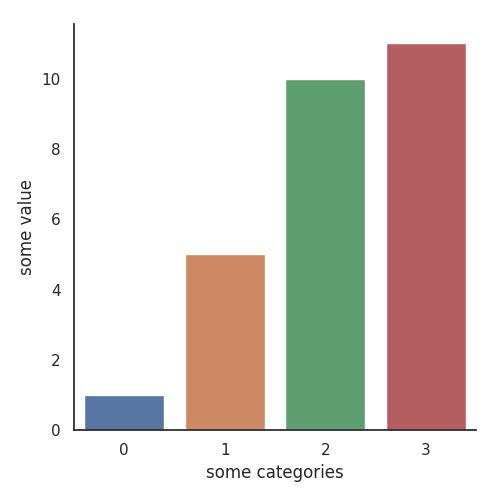

The Python source for this figure:
import seaborn as sns
import numpy as np
import matplotlib.pyplot as plt
import matplotlib.ticker as ticker
import matplotlib
import pandas as pd

def barPlot(y, x_label, y_label, x=None, title=None, font=1, ylim=0, extreme=0):
    if x is None:
        x = np.arange(len(y))

    if extreme:
        matplotlib.rcParams.update({'font.size': font*10})
        plt.bar(x, y, alpha=0.5)
        ax = plt.gca()
        ax.set_xlabel(x_label)
        ax.set_ylabel(y_label)
        ax.set_title(title)
        ax.xaxis.set_major_formatter(ticker.FormatStrFormatter('%d'))
        ax.xaxis.set_major_locator(ticker.MultipleLocator(base=200))
    else:
        data = pd.DataFrame(data={x_label: x, y_label: y})
        sns.set(style="white", font_scale=font)
        ax = sns.factorplot(x_label, y_label, data=data, kind='bar')

    if ylim:
        ax.set(ylim=(0, ylim))
    
    plt.show()


y = np.array([1,5,10,11])
barPlot(y, 'some categories', 'some value', font=1)
